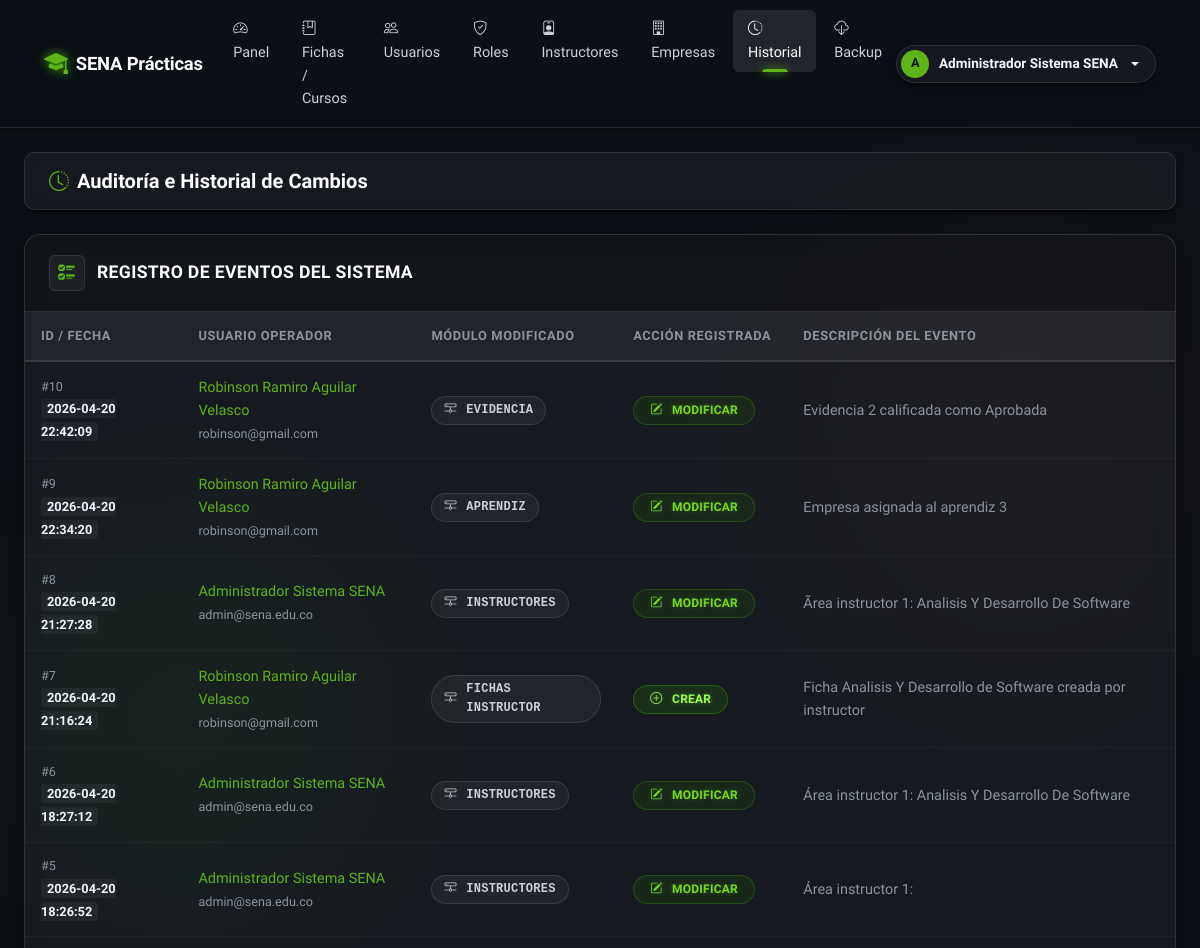
The app's page /admin/historial (signed in, upper part), older data.
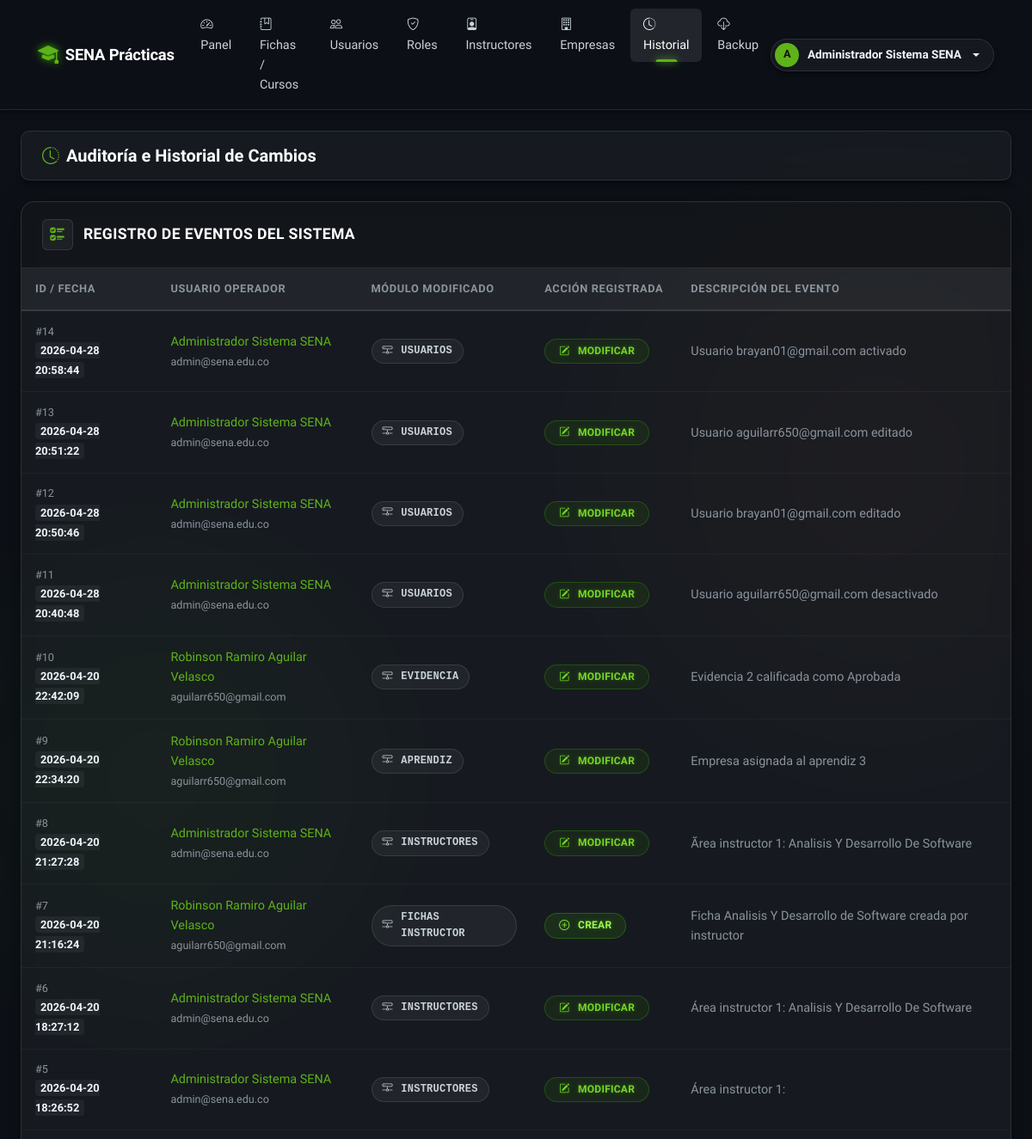
The same page, newer data.
### app/models/historial_cambios.py (models this page shows)
class HistorialCambios(db.Model):
    __tablename__ = 'historial_cambios'
    id_historial = db.Column(db.Integer, primary_key=True)
    id_usuario   = db.Column(db.Integer, db.ForeignKey('usuario.id_usuario'), nullable=False)
    modulo       = db.Column(db.String(50))
    accion       = db.Column(db.Enum('CREAR', 'MODIFICAR', 'ELIMINAR'))
    descripcion  = db.Column(db.Text)
    fecha        = db.Column(db.DateTime, default=lambda: datetime.now(timezone.utc))
    usuario      = db.relationship('Usuario', back_populates='historial')

### app/models/usuario.py (models this page shows, shortened)
class Usuario(db.Model, UserMixin):
    __tablename__ = 'usuario'
    id_usuario       = db.Column(db.Integer, primary_key=True)
    tipo_documento   = db.Column(db.String(20))
    numero_documento = db.Column(db.String(30))
    nombres          = db.Column(db.String(100), nullable=False)
    apellidos        = db.Column(db.String(100), nullable=False)
    correo           = db.Column(db.String(100), unique=True, nullable=False)
    telefono         = db.Column(db.String(20))
    password_hash    = db.Column(db.String(255), nullable=False)
    estado           = db.Column(db.Boolean, default=True)
    fecha_creacion   = db.Column(db.DateTime, default=lambda: datetime.now(timezone.utc))
    roles            = db.relationship('UsuarioRol', back_populates='usuario')
    instructor       = db.relationship('Instructor', back_populates='usuario', uselist=False)
    aprendiz         = db.relationship('Aprendiz', back_populates='usuario', uselist=False)
    historial        = db.relationship('HistorialCambios', back_populates='usuario')
    notificaciones   = db.relationship('Notificacion', back_populates='usuario')

### app/routes/admin.py (the view)
@bp.route('/historial')
@login_required
@role_required('superusuario')
def historial():
    page = request.args.get('page', 1, type=int)
    registros = (HistorialCambios.query
                 .order_by(HistorialCambios.fecha.desc())
                 .paginate(page=page, per_page=30, error_out=False))
    return render_template('admin/historial.html', registros=registros)

### app/utils.py (called while the page is built)
def role_required(*roles):
    def decorator(f):
        @wraps(f)
        def decorated(*args, **kwargs):
            if not current_user.is_authenticated:
                flash('Inicia sesión para continuar.', 'warning')
                return redirect(url_for('auth.login'))
            user_roles = {ur.rol.nombre.lower() for ur in current_user.roles}
            required = {r.lower() for r in roles}
            if not user_roles.intersection(required):
                flash('No tienes permiso para acceder a esa sección.', 'danger')
                return abort(403)
            return f(*args, **kwargs)
        return decorated
    return decorator

### app/templates/admin/historial.html (shortened to what this page needs)
{% extends 'base.html' %}
{% block content %}
<div class="page-toolbar d-flex flex-wrap justify-content-between align-items-center mb-4">
  <h2 class="m-0" style="font-size: 1.25rem; font-weight: 600;"><i class="bi bi-clock-history text-primary me-2"></i>Auditoría e Historial de Cambios</h2>
</div>
<div class="biblioteca-shell">
  <div class="biblioteca-shell-header">
    <div class="shell-header-icon"><i class="bi bi-ui-checks"></i></div>
    <h4>Registro de Eventos del Sistema</h4>
  </div>
  <div class="biblioteca-shell-body p-0">
    <div class="table-responsive">
      <table class="biblioteca-table mb-0">
        <thead>
          <tr>
            <th>ID / Fecha</th>
            <th>Usuario Operador</th>
            <th>Módulo Modificado</th>
            <th>Acción Registrada</th>
            <th>Descripción del Evento</th>
          </tr>
        </thead>
        <tbody>
           {% for h in registros.items %}
            <tr>
              <td>
                <span class="d-block text-muted small">#{{ h.id_historial }}</span>
                <span class="ts-label fw-bold" style="color: var(--text-primary);">{{ h.fecha.strftime('%Y-%m-%d %H:%M:%S') if h.fecha else '--' }}</span>
              </td>
              <td>
                <span class="text-primary fw-medium">{{ h.usuario.nombres }} {{ h.usuario.apellidos }}</span>
                <br><small class="text-muted">{{ h.usuario.correo }}</small>
              </td>
              <td><span class="badge-lib badge-gray fw-bold font-monospace"><i class="bi bi-hdd-network me-1"></i> {{ h.modulo }}</span></td>
              <td>
                 {% if h.accion == 'CREAR' %}<span class="badge-lib badge-green px-3"><i class="bi bi-plus-circle me-1"></i> CREAR</span>
                 {% elif h.accion == 'MODIFICAR' %}<span class="badge-lib badge-cyan px-3"><i class="bi bi-pencil-square me-1"></i> MODIFICAR</span>
                 {% elif h.accion == 'ELIMINAR' %}<span class="badge-lib badge-red px-3"><i class="bi bi-trash-fill me-1"></i> ELIMINAR</span>
                 {% else %}{{ h.accion }}{% endif %}
              </td>
              <td class="text-muted">{{ h.descripcion }}</td>
            </tr>
           {% else %}
            <tr><td colspan="5" class="text-center py-5 text-muted fst-italic">No hay registros de historial por mostrar.</td></tr>
           {% endfor %}
        </tbody>
      </table>
    </div>
  </div>
</div>
{% endblock %}

Row changes from the older to the newer data that the page shows:
added HistorialCambios: id_historial "14", fecha "2026-04-28 20:58:44", usuario.nombres "Administrador", usuario.apellidos "Sistema SENA", usuario.correo "admin@sena.edu.co", modulo "USUARIOS", accion "MODIFICAR" (drawn), descripcion "Usuario brayan01@gmail.com activado"
added HistorialCambios: id_historial "13", fecha "2026-04-28 20:51:22", usuario.nombres "Administrador", usuario.apellidos "Sistema SENA", usuario.correo "admin@sena.edu.co", modulo "USUARIOS", accion "MODIFICAR" (drawn), descripcion "Usuario aguilarr650@gmail.com editado"
added HistorialCambios: id_historial "12", fecha "2026-04-28 20:50:46", usuario.nombres "Administrador", usuario.apellidos "Sistema SENA", usuario.correo "admin@sena.edu.co", modulo "USUARIOS", accion "MODIFICAR" (drawn), descripcion "Usuario brayan01@gmail.com editado"
added HistorialCambios: id_historial "11", fecha "2026-04-28 20:40:48", usuario.nombres "Administrador", usuario.apellidos "Sistema SENA", usuario.correo "admin@sena.edu.co", modulo "USUARIOS", accion "MODIFICAR" (drawn), descripcion "Usuario aguilarr650@gmail.com desactivado"
changed through a linked row, HistorialCambios "Evidencia 2 calificada como Aprobada": usuario.correo "robinson@gmail.com" → "aguilarr650@gmail.com"
changed through a linked row, HistorialCambios "Empresa asignada al aprendiz 3": usuario.correo "robinson@gmail.com" → "aguilarr650@gmail.com"
changed through a linked row, HistorialCambios "Ficha Analisis Y Desarrollo de Software creada por instructor": usuario.correo "robinson@gmail.com" → "aguilarr650@gmail.com"
